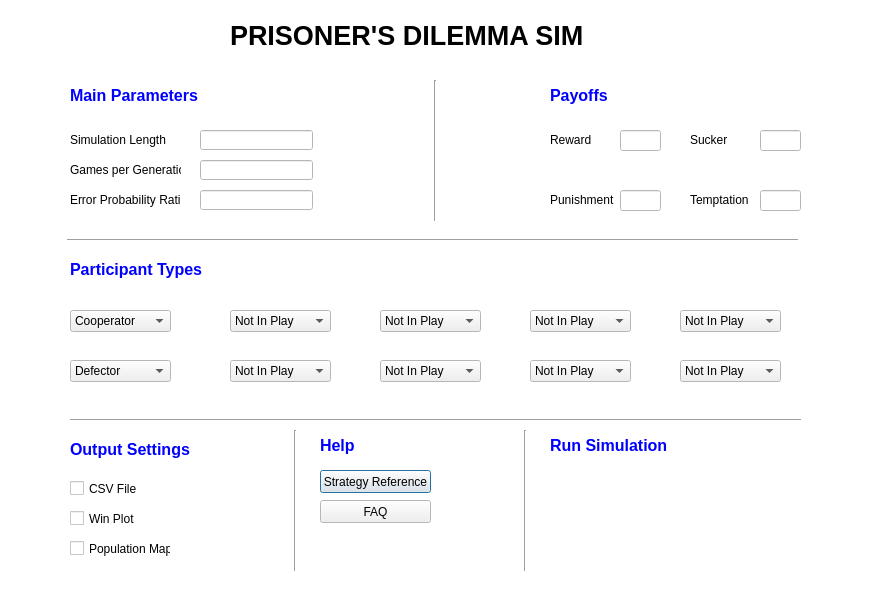
<?xml version="1.0" encoding="UTF-8"?>
<ui version="4.0">
 <class>Dialog</class>
 <widget class="QDialog" name="Dialog">
  <property name="geometry">
   <rect>
    <x>0</x>
    <y>0</y>
    <width>871</width>
    <height>591</height>
   </rect>
  </property>
  <property name="palette">
   <palette>
    <active>
     <colorrole role="Base">
      <brush brushstyle="SolidPattern">
       <color alpha="255">
        <red>255</red>
        <green>255</green>
        <blue>255</blue>
       </color>
      </brush>
     </colorrole>
     <colorrole role="Window">
      <brush brushstyle="SolidPattern">
       <color alpha="255">
        <red>255</red>
        <green>255</green>
        <blue>255</blue>
       </color>
      </brush>
     </colorrole>
    </active>
    <inactive>
     <colorrole role="Base">
      <brush brushstyle="SolidPattern">
       <color alpha="255">
        <red>255</red>
        <green>255</green>
        <blue>255</blue>
       </color>
      </brush>
     </colorrole>
     <colorrole role="Window">
      <brush brushstyle="SolidPattern">
       <color alpha="255">
        <red>255</red>
        <green>255</green>
        <blue>255</blue>
       </color>
      </brush>
     </colorrole>
    </inactive>
    <disabled>
     <colorrole role="Base">
      <brush brushstyle="SolidPattern">
       <color alpha="255">
        <red>255</red>
        <green>255</green>
        <blue>255</blue>
       </color>
      </brush>
     </colorrole>
     <colorrole role="Window">
      <brush brushstyle="SolidPattern">
       <color alpha="255">
        <red>255</red>
        <green>255</green>
        <blue>255</blue>
       </color>
      </brush>
     </colorrole>
    </disabled>
   </palette>
  </property>
  <property name="windowTitle">
   <string>Dialog</string>
  </property>
  <widget class="QLabel" name="sim_label">
   <property name="geometry">
    <rect>
     <x>70</x>
     <y>130</y>
     <width>111</width>
     <height>20</height>
    </rect>
   </property>
   <property name="text">
    <string>Simulation Length</string>
   </property>
  </widget>
  <widget class="QLabel" name="games_label">
   <property name="geometry">
    <rect>
     <x>70</x>
     <y>160</y>
     <width>111</width>
     <height>20</height>
    </rect>
   </property>
   <property name="text">
    <string>Games per Generation</string>
   </property>
  </widget>
  <widget class="QLabel" name="games_label_2">
   <property name="geometry">
    <rect>
     <x>70</x>
     <y>260</y>
     <width>161</width>
     <height>20</height>
    </rect>
   </property>
   <property name="text">
    <string>&lt;html&gt;&lt;head/&gt;&lt;body&gt;&lt;p&gt;&lt;span style=&quot; font-size:12pt; font-weight:600; color:#0000ff;&quot;&gt;Participant Types&lt;/span&gt;&lt;/p&gt;&lt;/body&gt;&lt;/html&gt;</string>
   </property>
  </widget>
  <widget class="QComboBox" name="comboBox">
   <property name="geometry">
    <rect>
     <x>70</x>
     <y>360</y>
     <width>101</width>
     <height>22</height>
    </rect>
   </property>
   <item>
    <property name="text">
     <string>Defector</string>
    </property>
   </item>
   <item>
    <property name="text">
     <string>Cooperator</string>
    </property>
   </item>
   <item>
    <property name="text">
     <string>Not In Play</string>
    </property>
   </item>
   <item>
    <property name="text">
     <string>Tit For Tat</string>
    </property>
   </item>
   <item>
    <property name="text">
     <string>Tit for Two Tats</string>
    </property>
   </item>
   <item>
    <property name="text">
     <string>Grudger</string>
    </property>
   </item>
   <item>
    <property name="text">
     <string>Revised Downing</string>
    </property>
   </item>
   <item>
    <property name="text">
     <string>Nydegger</string>
    </property>
   </item>
   <item>
    <property name="text">
     <string>Copier</string>
    </property>
   </item>
   <item>
    <property name="text">
     <string>Pavlov</string>
    </property>
   </item>
   <item>
    <property name="text">
     <string>Random</string>
    </property>
   </item>
  </widget>
  <widget class="QComboBox" name="comboBox_2">
   <property name="geometry">
    <rect>
     <x>70</x>
     <y>310</y>
     <width>101</width>
     <height>22</height>
    </rect>
   </property>
   <item>
    <property name="text">
     <string>Cooperator</string>
    </property>
   </item>
   <item>
    <property name="text">
     <string>Not In Play</string>
    </property>
   </item>
   <item>
    <property name="text">
     <string>Defector</string>
    </property>
   </item>
   <item>
    <property name="text">
     <string>Tit For Tat</string>
    </property>
   </item>
   <item>
    <property name="text">
     <string>Tit for Two Tats</string>
    </property>
   </item>
   <item>
    <property name="text">
     <string>Grudger</string>
    </property>
   </item>
   <item>
    <property name="text">
     <string>Revised Downing</string>
    </property>
   </item>
   <item>
    <property name="text">
     <string>Nydegger</string>
    </property>
   </item>
   <item>
    <property name="text">
     <string>Copier</string>
    </property>
   </item>
   <item>
    <property name="text">
     <string>Pavlov</string>
    </property>
   </item>
   <item>
    <property name="text">
     <string>Random</string>
    </property>
   </item>
  </widget>
  <widget class="QComboBox" name="comboBox_3">
   <property name="geometry">
    <rect>
     <x>230</x>
     <y>310</y>
     <width>101</width>
     <height>22</height>
    </rect>
   </property>
   <item>
    <property name="text">
     <string>Not In Play</string>
    </property>
   </item>
   <item>
    <property name="text">
     <string>Cooperator</string>
    </property>
   </item>
   <item>
    <property name="text">
     <string>Defector</string>
    </property>
   </item>
   <item>
    <property name="text">
     <string>Tit For Tat</string>
    </property>
   </item>
   <item>
    <property name="text">
     <string>Tit for Two Tats</string>
    </property>
   </item>
   <item>
    <property name="text">
     <string>Grudger</string>
    </property>
   </item>
   <item>
    <property name="text">
     <string>Revised Downing</string>
    </property>
   </item>
   <item>
    <property name="text">
     <string>Nydegger</string>
    </property>
   </item>
   <item>
    <property name="text">
     <string>Copier</string>
    </property>
   </item>
   <item>
    <property name="text">
     <string>Pavlov</string>
    </property>
   </item>
   <item>
    <property name="text">
     <string>Random</string>
    </property>
   </item>
  </widget>
  <widget class="QComboBox" name="comboBox_4">
   <property name="geometry">
    <rect>
     <x>230</x>
     <y>360</y>
     <width>101</width>
     <height>22</height>
    </rect>
   </property>
   <item>
    <property name="text">
     <string>Not In Play</string>
    </property>
   </item>
   <item>
    <property name="text">
     <string>Cooperator</string>
    </property>
   </item>
   <item>
    <property name="text">
     <string>Defector</string>
    </property>
   </item>
   <item>
    <property name="text">
     <string>Tit For Tat</string>
    </property>
   </item>
   <item>
    <property name="text">
     <string>Tit for Two Tats</string>
    </property>
   </item>
   <item>
    <property name="text">
     <string>Grudger</string>
    </property>
   </item>
   <item>
    <property name="text">
     <string>Revised Downing</string>
    </property>
   </item>
   <item>
    <property name="text">
     <string>Nydegger</string>
    </property>
   </item>
   <item>
    <property name="text">
     <string>Copier</string>
    </property>
   </item>
   <item>
    <property name="text">
     <string>Pavlov</string>
    </property>
   </item>
   <item>
    <property name="text">
     <string>Random</string>
    </property>
   </item>
  </widget>
  <widget class="QComboBox" name="comboBox_5">
   <property name="geometry">
    <rect>
     <x>380</x>
     <y>310</y>
     <width>101</width>
     <height>22</height>
    </rect>
   </property>
   <item>
    <property name="text">
     <string>Not In Play</string>
    </property>
   </item>
   <item>
    <property name="text">
     <string>Cooperator</string>
    </property>
   </item>
   <item>
    <property name="text">
     <string>Defector</string>
    </property>
   </item>
   <item>
    <property name="text">
     <string>Tit For Tat</string>
    </property>
   </item>
   <item>
    <property name="text">
     <string>Tit for Two Tats</string>
    </property>
   </item>
   <item>
    <property name="text">
     <string>Grudger</string>
    </property>
   </item>
   <item>
    <property name="text">
     <string>Revised Downing</string>
    </property>
   </item>
   <item>
    <property name="text">
     <string>Nydegger</string>
    </property>
   </item>
   <item>
    <property name="text">
     <string>Copier</string>
    </property>
   </item>
   <item>
    <property name="text">
     <string>Pavlov</string>
    </property>
   </item>
   <item>
    <property name="text">
     <string>Random</string>
    </property>
   </item>
  </widget>
  <widget class="QComboBox" name="comboBox_6">
   <property name="geometry">
    <rect>
     <x>380</x>
     <y>360</y>
     <width>101</width>
     <height>22</height>
    </rect>
   </property>
   <item>
    <property name="text">
     <string>Not In Play</string>
    </property>
   </item>
   <item>
    <property name="text">
     <string>Cooperator</string>
    </property>
   </item>
   <item>
    <property name="text">
     <string>Defector</string>
    </property>
   </item>
   <item>
    <property name="text">
     <string>Tit For Tat</string>
    </property>
   </item>
   <item>
    <property name="text">
     <string>Tit for Two Tats</string>
    </property>
   </item>
   <item>
    <property name="text">
     <string>Grudger</string>
    </property>
   </item>
   <item>
    <property name="text">
     <string>Revised Downing</string>
    </property>
   </item>
   <item>
    <property name="text">
     <string>Nydegger</string>
    </property>
   </item>
   <item>
    <property name="text">
     <string>Copier</string>
    </property>
   </item>
   <item>
    <property name="text">
     <string>Pavlov</string>
    </property>
   </item>
   <item>
    <property name="text">
     <string>Random</string>
    </property>
   </item>
  </widget>
  <widget class="QComboBox" name="comboBox_7">
   <property name="geometry">
    <rect>
     <x>530</x>
     <y>310</y>
     <width>101</width>
     <height>22</height>
    </rect>
   </property>
   <item>
    <property name="text">
     <string>Not In Play</string>
    </property>
   </item>
   <item>
    <property name="text">
     <string>Cooperator</string>
    </property>
   </item>
   <item>
    <property name="text">
     <string>Defector</string>
    </property>
   </item>
   <item>
    <property name="text">
     <string>Tit For Tat</string>
    </property>
   </item>
   <item>
    <property name="text">
     <string>Tit for Two Tats</string>
    </property>
   </item>
   <item>
    <property name="text">
     <string>Grudger</string>
    </property>
   </item>
   <item>
    <property name="text">
     <string>Revised Downing</string>
    </property>
   </item>
   <item>
    <property name="text">
     <string>Nydegger</string>
    </property>
   </item>
   <item>
    <property name="text">
     <string>Copier</string>
    </property>
   </item>
   <item>
    <property name="text">
     <string>Pavlov</string>
    </property>
   </item>
   <item>
    <property name="text">
     <string>Random</string>
    </property>
   </item>
  </widget>
  <widget class="QComboBox" name="comboBox_8">
   <property name="geometry">
    <rect>
     <x>530</x>
     <y>360</y>
     <width>101</width>
     <height>22</height>
    </rect>
   </property>
   <item>
    <property name="text">
     <string>Not In Play</string>
    </property>
   </item>
   <item>
    <property name="text">
     <string>Cooperator</string>
    </property>
   </item>
   <item>
    <property name="text">
     <string>Defector</string>
    </property>
   </item>
   <item>
    <property name="text">
     <string>Tit For Tat</string>
    </property>
   </item>
   <item>
    <property name="text">
     <string>Tit for Two Tats</string>
    </property>
   </item>
   <item>
    <property name="text">
     <string>Grudger</string>
    </property>
   </item>
   <item>
    <property name="text">
     <string>Revised Downing</string>
    </property>
   </item>
   <item>
    <property name="text">
     <string>Nydegger</string>
    </property>
   </item>
   <item>
    <property name="text">
     <string>Copier</string>
    </property>
   </item>
   <item>
    <property name="text">
     <string>Pavlov</string>
    </property>
   </item>
   <item>
    <property name="text">
     <string>Random</string>
    </property>
   </item>
  </widget>
  <widget class="QComboBox" name="comboBox_9">
   <property name="geometry">
    <rect>
     <x>680</x>
     <y>310</y>
     <width>101</width>
     <height>22</height>
    </rect>
   </property>
   <item>
    <property name="text">
     <string>Not In Play</string>
    </property>
   </item>
   <item>
    <property name="text">
     <string>Cooperator</string>
    </property>
   </item>
   <item>
    <property name="text">
     <string>Defector</string>
    </property>
   </item>
   <item>
    <property name="text">
     <string>Tit For Tat</string>
    </property>
   </item>
   <item>
    <property name="text">
     <string>Tit for Two Tats</string>
    </property>
   </item>
   <item>
    <property name="text">
     <string>Grudger</string>
    </property>
   </item>
   <item>
    <property name="text">
     <string>Revised Downing</string>
    </property>
   </item>
   <item>
    <property name="text">
     <string>Nydegger</string>
    </property>
   </item>
   <item>
    <property name="text">
     <string>Copier</string>
    </property>
   </item>
   <item>
    <property name="text">
     <string>Pavlov</string>
    </property>
   </item>
   <item>
    <property name="text">
     <string>Random</string>
    </property>
   </item>
  </widget>
  <widget class="QComboBox" name="comboBox_10">
   <property name="geometry">
    <rect>
     <x>680</x>
     <y>360</y>
     <width>101</width>
     <height>22</height>
    </rect>
   </property>
   <item>
    <property name="text">
     <string>Not In Play</string>
    </property>
   </item>
   <item>
    <property name="text">
     <string>Cooperator</string>
    </property>
   </item>
   <item>
    <property name="text">
     <string>Defector</string>
    </property>
   </item>
   <item>
    <property name="text">
     <string>Tit For Tat</string>
    </property>
   </item>
   <item>
    <property name="text">
     <string>Tit for Two Tats</string>
    </property>
   </item>
   <item>
    <property name="text">
     <string>Grudger</string>
    </property>
   </item>
   <item>
    <property name="text">
     <string>Revised Downing</string>
    </property>
   </item>
   <item>
    <property name="text">
     <string>Nydegger</string>
    </property>
   </item>
   <item>
    <property name="text">
     <string>Copier</string>
    </property>
   </item>
   <item>
    <property name="text">
     <string>Pavlov</string>
    </property>
   </item>
   <item>
    <property name="text">
     <string>Random</string>
    </property>
   </item>
  </widget>
  <widget class="QLineEdit" name="lineEdit">
   <property name="geometry">
    <rect>
     <x>200</x>
     <y>130</y>
     <width>113</width>
     <height>20</height>
    </rect>
   </property>
  </widget>
  <widget class="QLineEdit" name="lineEdit_2">
   <property name="geometry">
    <rect>
     <x>200</x>
     <y>160</y>
     <width>113</width>
     <height>20</height>
    </rect>
   </property>
  </widget>
  <widget class="QLineEdit" name="lineEdit_3">
   <property name="geometry">
    <rect>
     <x>200</x>
     <y>190</y>
     <width>113</width>
     <height>20</height>
    </rect>
   </property>
  </widget>
  <widget class="QLabel" name="sim_label_2">
   <property name="geometry">
    <rect>
     <x>70</x>
     <y>190</y>
     <width>111</width>
     <height>20</height>
    </rect>
   </property>
   <property name="text">
    <string>Error Probability Ratio</string>
   </property>
  </widget>
  <widget class="QLineEdit" name="lineEdit_4">
   <property name="geometry">
    <rect>
     <x>620</x>
     <y>130</y>
     <width>41</width>
     <height>21</height>
    </rect>
   </property>
  </widget>
  <widget class="QLabel" name="sim_label_3">
   <property name="geometry">
    <rect>
     <x>550</x>
     <y>130</y>
     <width>51</width>
     <height>20</height>
    </rect>
   </property>
   <property name="text">
    <string>Reward</string>
   </property>
  </widget>
  <widget class="QLineEdit" name="lineEdit_5">
   <property name="geometry">
    <rect>
     <x>620</x>
     <y>190</y>
     <width>41</width>
     <height>21</height>
    </rect>
   </property>
  </widget>
  <widget class="QLabel" name="sim_label_4">
   <property name="geometry">
    <rect>
     <x>550</x>
     <y>190</y>
     <width>111</width>
     <height>20</height>
    </rect>
   </property>
   <property name="text">
    <string>Punishment</string>
   </property>
  </widget>
  <widget class="QLineEdit" name="lineEdit_6">
   <property name="geometry">
    <rect>
     <x>760</x>
     <y>190</y>
     <width>41</width>
     <height>21</height>
    </rect>
   </property>
  </widget>
  <widget class="QLabel" name="sim_label_5">
   <property name="geometry">
    <rect>
     <x>690</x>
     <y>190</y>
     <width>111</width>
     <height>20</height>
    </rect>
   </property>
   <property name="text">
    <string>Temptation</string>
   </property>
  </widget>
  <widget class="QLineEdit" name="lineEdit_7">
   <property name="geometry">
    <rect>
     <x>760</x>
     <y>130</y>
     <width>41</width>
     <height>21</height>
    </rect>
   </property>
  </widget>
  <widget class="QLabel" name="sim_label_6">
   <property name="geometry">
    <rect>
     <x>690</x>
     <y>130</y>
     <width>51</width>
     <height>20</height>
    </rect>
   </property>
   <property name="text">
    <string>Sucker</string>
   </property>
  </widget>
  <widget class="Line" name="line">
   <property name="geometry">
    <rect>
     <x>67</x>
     <y>230</y>
     <width>731</width>
     <height>20</height>
    </rect>
   </property>
   <property name="orientation">
    <enum>Qt::Horizontal</enum>
   </property>
  </widget>
  <widget class="QLabel" name="label">
   <property name="geometry">
    <rect>
     <x>550</x>
     <y>80</y>
     <width>61</width>
     <height>31</height>
    </rect>
   </property>
   <property name="text">
    <string>&lt;html&gt;&lt;head/&gt;&lt;body&gt;&lt;p&gt;&lt;span style=&quot; font-size:12pt; font-weight:600; color:#0000ff;&quot;&gt;Payoffs&lt;/span&gt;&lt;/p&gt;&lt;/body&gt;&lt;/html&gt;</string>
   </property>
  </widget>
  <widget class="QLabel" name="label_2">
   <property name="geometry">
    <rect>
     <x>230</x>
     <y>20</y>
     <width>381</width>
     <height>31</height>
    </rect>
   </property>
   <property name="text">
    <string>&lt;html&gt;&lt;head/&gt;&lt;body&gt;&lt;p&gt;&lt;span style=&quot; font-size:20pt; font-weight:600; color:#000000;&quot;&gt;PRISONER'S DILEMMA SIM&lt;/span&gt;&lt;/p&gt;&lt;/body&gt;&lt;/html&gt;</string>
   </property>
  </widget>
  <widget class="QLabel" name="label_3">
   <property name="geometry">
    <rect>
     <x>70</x>
     <y>80</y>
     <width>151</width>
     <height>31</height>
    </rect>
   </property>
   <property name="text">
    <string>&lt;html&gt;&lt;head/&gt;&lt;body&gt;&lt;p&gt;&lt;span style=&quot; font-size:12pt; font-weight:600; color:#0000ff;&quot;&gt;Main Parameters&lt;/span&gt;&lt;/p&gt;&lt;/body&gt;&lt;/html&gt;</string>
   </property>
  </widget>
  <widget class="Line" name="line_2">
   <property name="geometry">
    <rect>
     <x>70</x>
     <y>410</y>
     <width>731</width>
     <height>20</height>
    </rect>
   </property>
   <property name="orientation">
    <enum>Qt::Horizontal</enum>
   </property>
  </widget>
  <widget class="QLabel" name="games_label_3">
   <property name="geometry">
    <rect>
     <x>70</x>
     <y>440</y>
     <width>161</width>
     <height>20</height>
    </rect>
   </property>
   <property name="text">
    <string>&lt;html&gt;&lt;head/&gt;&lt;body&gt;&lt;p&gt;&lt;span style=&quot; font-size:12pt; font-weight:600; color:#0000ff;&quot;&gt;Output Settings&lt;/span&gt;&lt;/p&gt;&lt;/body&gt;&lt;/html&gt;</string>
   </property>
  </widget>
  <widget class="QCheckBox" name="checkBox">
   <property name="geometry">
    <rect>
     <x>70</x>
     <y>480</y>
     <width>70</width>
     <height>17</height>
    </rect>
   </property>
   <property name="text">
    <string>CSV File</string>
   </property>
  </widget>
  <widget class="Line" name="line_3">
   <property name="geometry">
    <rect>
     <x>280</x>
     <y>430</y>
     <width>31</width>
     <height>141</height>
    </rect>
   </property>
   <property name="orientation">
    <enum>Qt::Vertical</enum>
   </property>
  </widget>
  <widget class="QLabel" name="label_4">
   <property name="geometry">
    <rect>
     <x>320</x>
     <y>430</y>
     <width>61</width>
     <height>31</height>
    </rect>
   </property>
   <property name="text">
    <string>&lt;html&gt;&lt;head/&gt;&lt;body&gt;&lt;p&gt;&lt;span style=&quot; font-size:12pt; font-weight:600; color:#0000ff;&quot;&gt;Help&lt;/span&gt;&lt;/p&gt;&lt;/body&gt;&lt;/html&gt;</string>
   </property>
  </widget>
  <widget class="Line" name="line_4">
   <property name="geometry">
    <rect>
     <x>510</x>
     <y>430</y>
     <width>31</width>
     <height>141</height>
    </rect>
   </property>
   <property name="orientation">
    <enum>Qt::Vertical</enum>
   </property>
  </widget>
  <widget class="QLabel" name="label_5">
   <property name="geometry">
    <rect>
     <x>550</x>
     <y>430</y>
     <width>141</width>
     <height>31</height>
    </rect>
   </property>
   <property name="text">
    <string>&lt;html&gt;&lt;head/&gt;&lt;body&gt;&lt;p&gt;&lt;span style=&quot; font-size:12pt; font-weight:600; color:#0000ff;&quot;&gt;Run Simulation&lt;/span&gt;&lt;/p&gt;&lt;/body&gt;&lt;/html&gt;</string>
   </property>
  </widget>
  <widget class="QPushButton" name="pushButton">
   <property name="geometry">
    <rect>
     <x>320</x>
     <y>470</y>
     <width>111</width>
     <height>23</height>
    </rect>
   </property>
   <property name="text">
    <string>Strategy Reference</string>
   </property>
  </widget>
  <widget class="QPushButton" name="pushButton_2">
   <property name="geometry">
    <rect>
     <x>320</x>
     <y>500</y>
     <width>111</width>
     <height>23</height>
    </rect>
   </property>
   <property name="text">
    <string>FAQ</string>
   </property>
  </widget>
  <widget class="QCheckBox" name="checkBox_2">
   <property name="geometry">
    <rect>
     <x>70</x>
     <y>510</y>
     <width>70</width>
     <height>17</height>
    </rect>
   </property>
   <property name="text">
    <string>Win Plot</string>
   </property>
  </widget>
  <widget class="QCheckBox" name="checkBox_3">
   <property name="geometry">
    <rect>
     <x>70</x>
     <y>540</y>
     <width>101</width>
     <height>17</height>
    </rect>
   </property>
   <property name="text">
    <string>Population Map</string>
   </property>
  </widget>
  <widget class="Line" name="line_5">
   <property name="geometry">
    <rect>
     <x>420</x>
     <y>80</y>
     <width>31</width>
     <height>141</height>
    </rect>
   </property>
   <property name="orientation">
    <enum>Qt::Vertical</enum>
   </property>
  </widget>
 </widget>
 <resources/>
 <connections>
  <connection>
   <sender>buttonBox</sender>
   <signal>accepted()</signal>
   <receiver>Dialog</receiver>
   <slot>accept()</slot>
   <hints>
    <hint type="sourcelabel">
     <x>248</x>
     <y>254</y>
    </hint>
    <hint type="destinationlabel">
     <x>157</x>
     <y>274</y>
    </hint>
   </hints>
  </connection>
  <connection>
   <sender>buttonBox</sender>
   <signal>rejected()</signal>
   <receiver>Dialog</receiver>
   <slot>reject()</slot>
   <hints>
    <hint type="sourcelabel">
     <x>316</x>
     <y>260</y>
    </hint>
    <hint type="destinationlabel">
     <x>286</x>
     <y>274</y>
    </hint>
   </hints>
  </connection>
 </connections>
</ui>
